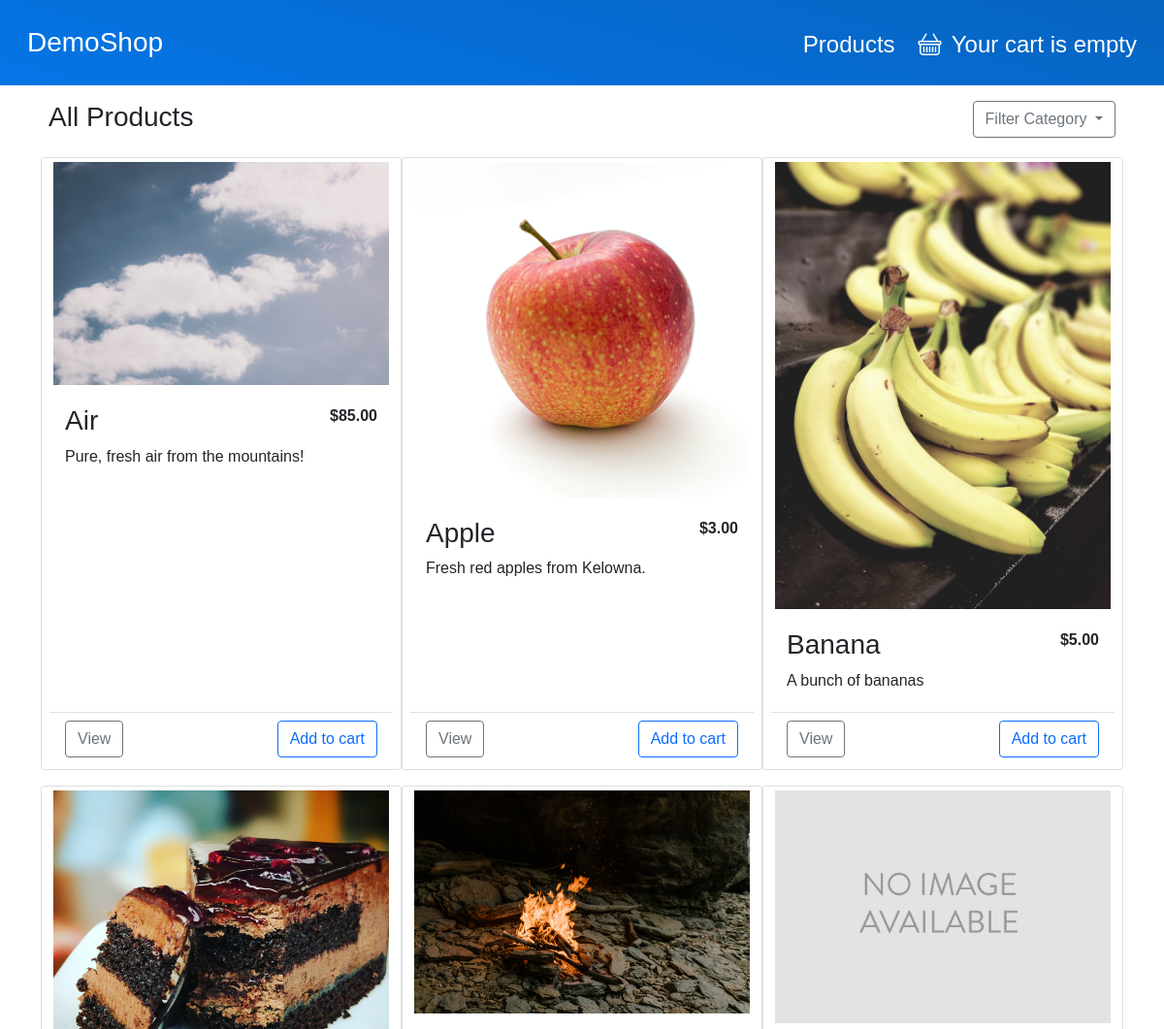
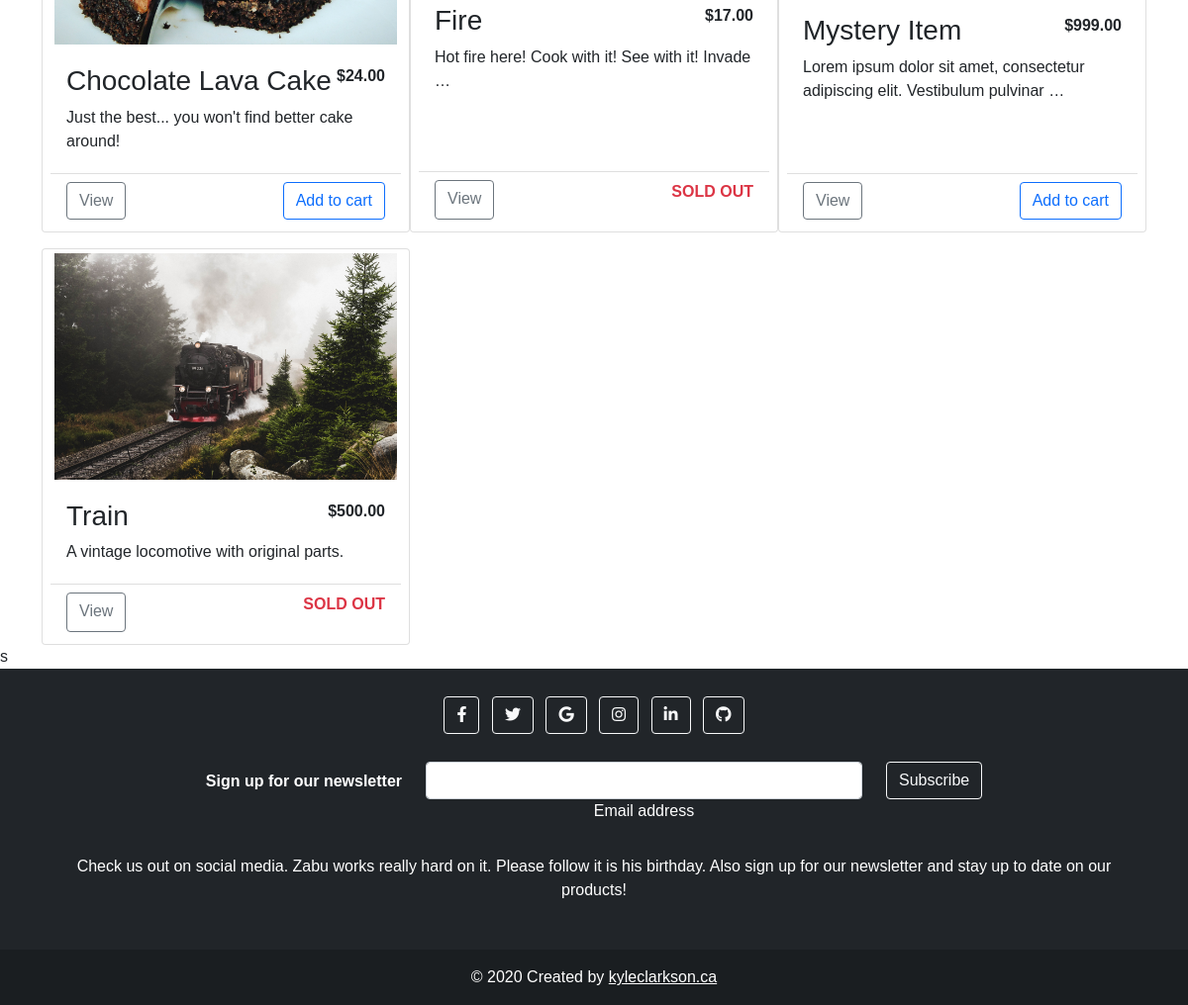
Screenshot of /products/ with the database file from the repository (2 pictures, top to bottom).
### shop/models.py (models this page shows, shortened)
class Product(models.Model):
    category = models.ForeignKey(Category,
                                 related_name='products',
                                 on_delete=models.CASCADE)
    name = models.CharField(max_length=200, db_index=True)
    slug = models.SlugField(max_length=200, db_index=True)
    image = models.ImageField(upload_to='products/%Y/%m/%d',
                              default='products/no_image.png')
    description = models.TextField(blank=True)
    price = models.DecimalField(max_digits=10, decimal_places=2)
    quantity = models.PositiveIntegerField(default=0)
    available = models.BooleanField(default=True)
    featured = models.BooleanField(default=False)
    created = models.DateTimeField(auto_now_add=True)
    updated = models.DateTimeField(auto_now=True)
    class Meta:
        ordering = ('name',)
        index_together = (('id', 'slug'),)
    def get_absolute_url(self):
        return reverse('shop:product_detail', args=[self.id, self.slug])

### shop/views.py (the view)
# urls.py: path('products/', views.product_list, name='product_list'),
def product_list(request, category_slug=None):
    category = None
    categories = Category.objects.all()
    products = Product.objects.filter(available=True)
    if category_slug:
        category = get_object_or_404(Category, slug=category_slug)
        products = products.filter(category=category)
    context = {
        'category': category,
        'categories': categories,
        'products': products,
    }
    return render(request, 'shop/product/list.html', context)

### cart/cart.py (called while the page is built)
    def __len__(self):
        return sum(item['quantity'] for item in self.cart.values())

### cart/context_processors.py (called while the page is built)
def cart(request):
    return {
        'cart': Cart(request),
    }

### shop/models.py (called while the page is built)
    def __str__(self):
        return self.name

### shop/templates/shop/product/list.html (shortened to what this page needs)
{% extends 'base.html' %}
{% load  static %}
{% block content %}
    <div class="container">
        <div class="d-flex justify-content-between align-self-start my-3 px-2">
            <h3>
                {% if category %}
                    {{ category }}
                {% else %}
                    All Products
                {% endif %}
            </h3>
            <div class="dropdown">
                <button class="btn btn-outline-secondary dropdown-toggle"
                        type="button"
                        id="dropdownMenuButton1"
                        data-bs-toggle="dropdown"
                        aria-expanded="false">
                    Filter Category
                </button>
            </div>
        </div>
        <div class="row">
            <div class="container min-vh-100" id="featured">
                <div class="row row-cols-1 row-cols-sm-1 row-cols-md-2 row-cols-lg-3 g-3 px-2">
                    {% for product in products %}
                        {% include 'shop/product/product_card.html' %}
                    {% endfor %}
                </div>
            </div>
        </div>
    </div>s
{% endblock %}

### shop/templates/shop/product/product_card.html (shortened to what this page needs)
{% load thumbnail %}
<div class="card shadow-md">
    <div class="text-center">
        <a href="{{ product.get_absolute_url }}">
            {% thumbnail product.image "360x240" crop='center' as im %}
                <img class="img-fluid p-1 rounded" src="{{ im.url }}" width="{{ im.width }}" height="{{ im.height }}">
            {% endthumbnail %}
        </a>
    </div>
    <div class="card-body">
        <div class="d-flex justify-content-between">
            <h3>{{ product.name }}</h3>
            <p><strong>${{ product.price }}</strong></p>
        </div>
        <div class="d-flex">
            <p class="card-text">
                {{ product.description|truncatewords:10 }}
            </p>
        </div>
    </div>
    <div class="card-footer my-1 bg-transparent">
        <div class="d-flex justify-content-between">
            <a href="{{ product.get_absolute_url }}"
               class="btn btn-md btn-outline-secondary">View</a>
            {% if product.quantity > 0 %}
                <form action="{% url "cart:cart_add" product.id %}" method="POST">
                    <input class="btn btn-md btn-outline-primary" type="submit"
                           value="Add to cart">
                </form>
            {% else %}
                <p class="text-danger"><strong>SOLD OUT</strong></p>
            {% endif %}
        </div>
    </div>
</div>

### static_project/css/styles.css (style rules this page uses)
* { font-family: 'Chivo', sans-serif; }

### rows the page displays
Product: shows a picture, name "Air", price "85.00", description "Pure, fresh air from the mountains!"
Product: shows a picture, name "Apple", price "3.00", description "Fresh red apples from Kelowna."
Product: shows a picture, name "Banana", price "5.00", description "A bunch of bananas"
Product: shows a picture, name "Chocolate Lava Cake", price "24.00", description "Just the best... you won't find better cake around!"
Product: shows a picture, name "Fire", price "17.00", description "Hot fire here! Cook with it! See with it! Invade …", quantity "SOLD OUT"
Product: shows a picture, name "Mystery Item", price "999.00", description "Lorem ipsum dolor sit amet, consectetur adipiscing elit. Vestibulum pulvinar …"
Product: shows a picture, name "Train", price "500.00", description "A vintage locomotive with original parts.", quantity "SOLD OUT"
